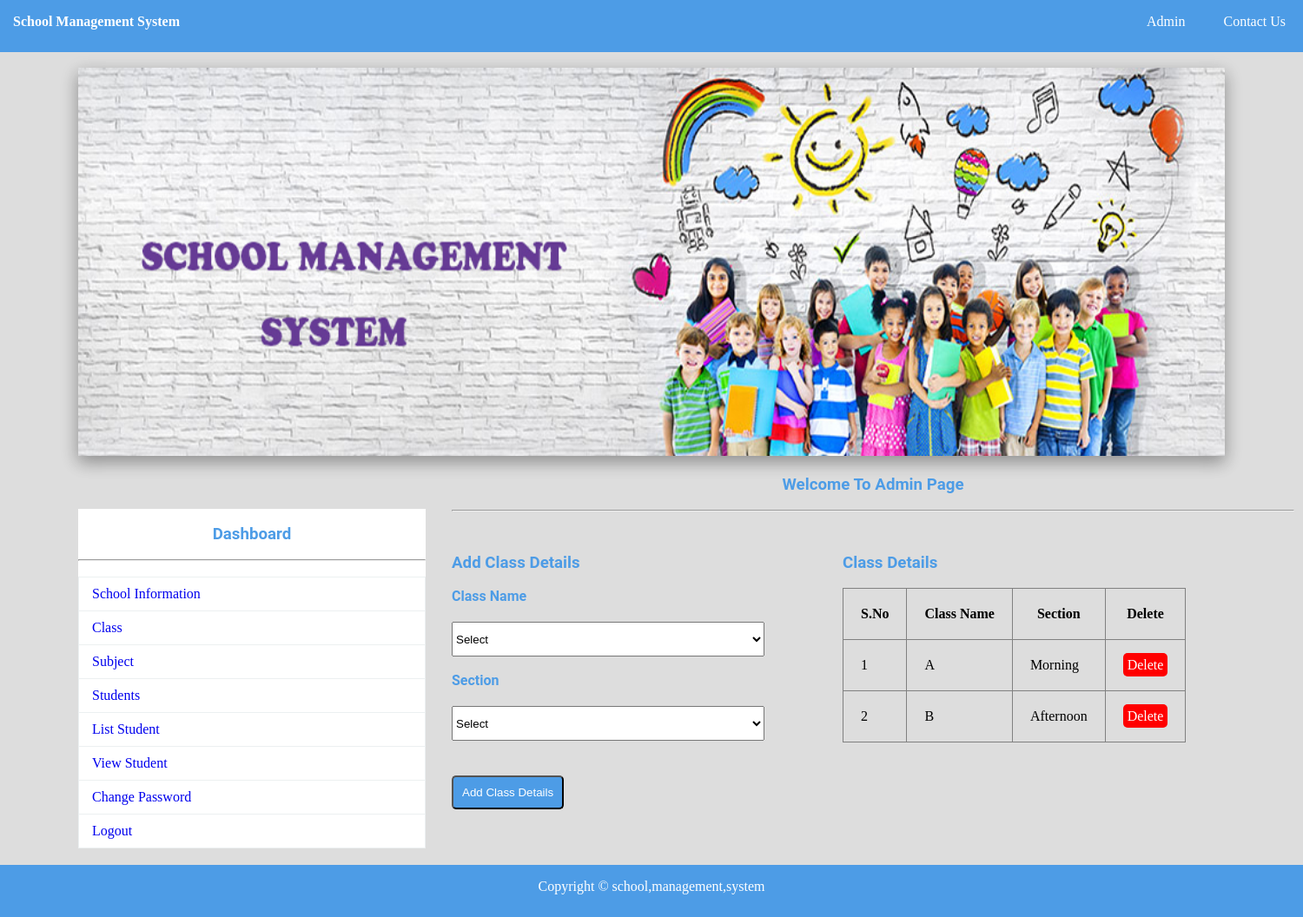
The app's page /add_class.php (signed in), older data.
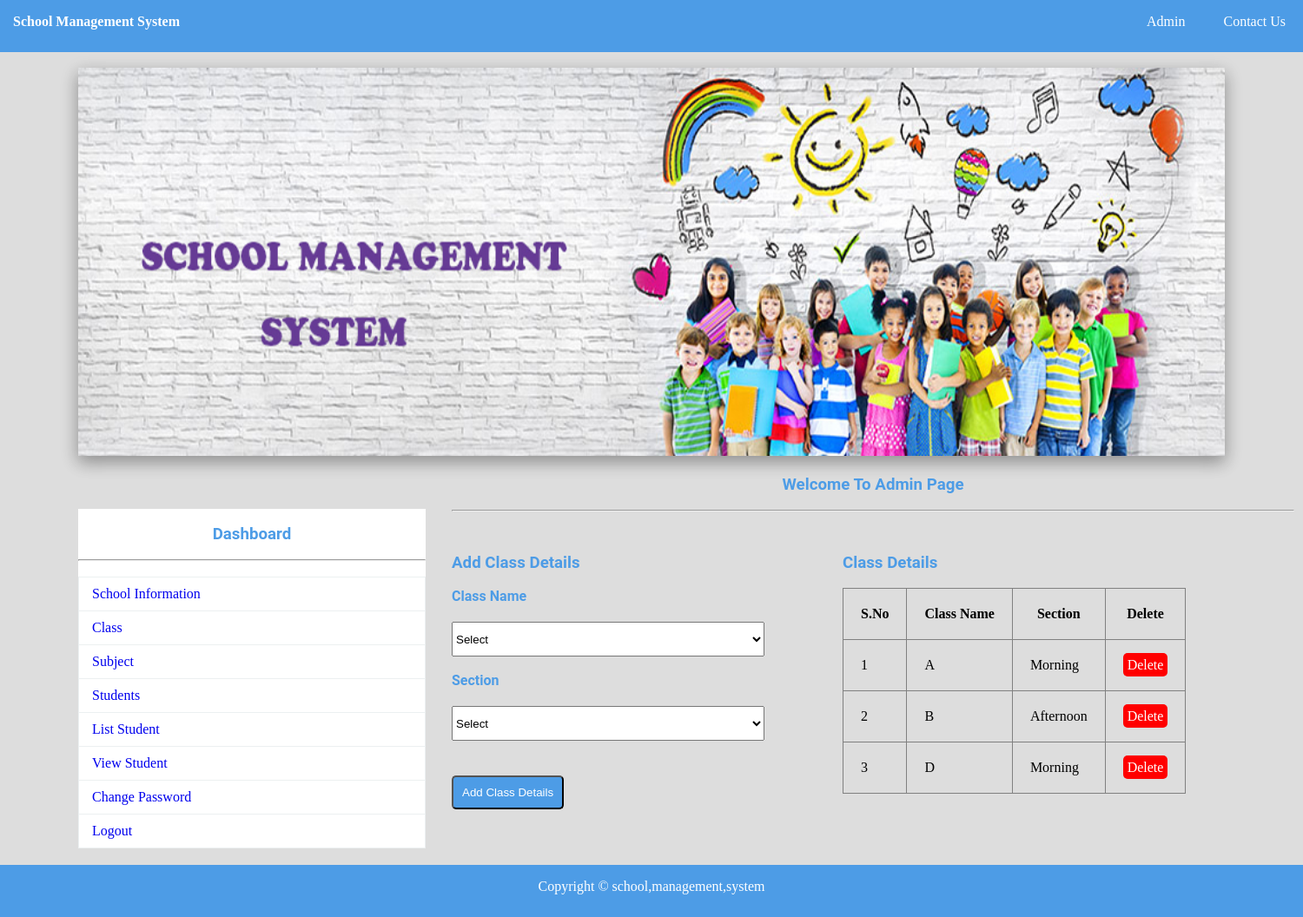
The same page, newer data.
### tables this page shows
CREATE TABLE `class`  (
  `CID` int(11) NOT NULL AUTO_INCREMENT,
  `CNAME` varchar(150) NOT NULL,
  `CSEC` varchar(150) NOT NULL,
  PRIMARY KEY (`CID`) USING BTREE
);

### add_class.php (the view, shortened to what this page needs)
<?php
include "database.php";
?>
<!DOCTYPE html>
<html>
<head>
	<link rel="stylesheet" type="text/css" href="css/style.css">
</head>
<body>
	<?php include "navbar.php"; ?><br>
	<img src="img/1.jpg" style="margin-left:90px;" class="sha" width="88%">
	<div id="section">
		<?php include "sidebar.php"; ?><br>
		<h3 class="text">Welcome To Admin Page</h3><br>
		<hr><br>
		<div class="content1">
			<h3> Add Class Details</h3><br>
			<form method="post" action="<?php echo $_SERVER["PHP_SELF"]; ?>">
				<label>Class Name</label><br>
				<select name="cname" required class="input2">
					<option value="">Select</option>
				</select><br><br>
				<label>Section </label><br>
				<select name="sec" required class="input2">
					<option value="">Select</option>
				</select>
				<br>
				<button type="submit" class="btn" name="submit">Add Class Details</button>
			</form>
		</div>
		<div class="tbox">
			<h3 style="margin-top:30px;"> Class Details</h3><br>
			<table border="1px">
				<tr>
					<th>S.No</th>
					<th>Class Name</th>
					<th>Section</th>
					<th>Delete</th>
				</tr>
				<?php
				$s = "select * from class";
				$res = $db->query($s);
				if ($res->num_rows > 0) {
					$i = 0;
					while ($r = $res->fetch_assoc()) {
						$i++;
						echo "
										<tr>
											<td>{$i}</td>
											<td>{$r["CNAME"]}</td>
											<td>{$r["CSEC"]}</td>
											<td><a href='class_delete.php?id={$r["CID"]}' class='btnr'>Delete</a></td>
										</tr>
										";
					}
				}
				?>
			</table>
		</div>
	</div>
	<?php include "footer.php"; ?>
</body>
</html>

Row changes from the older to the newer data that the page shows:
added class: CNAME "D", CSEC "Morning"
